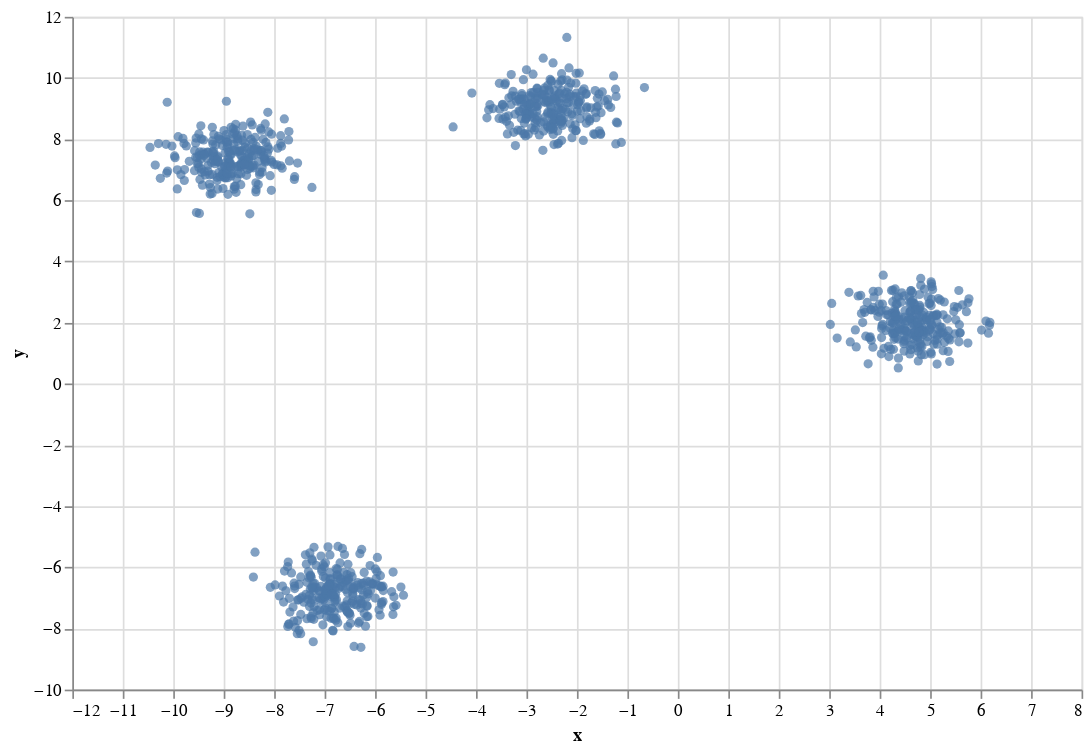

Notebook cell for this chart:
### Code cell
blobs = pd.DataFrame(X, columns=["x", "y"])
alt.Chart(blobs).mark_circle().encode(
    x="x",
    y="y"
).properties(
    width=600,
    height=400
)

### Figure 1 — Vega-Lite specification as saved in the notebook (floating-point values rounded to 4 significant figures; data arrays with more than 128 entries replaced by an {"elided": "..."} marker saying what was removed)
{"$schema": "https://vega.github.io/schema/vega-lite/v3.4.0.json", "config": {"background": "white", "mark": {"tooltip": null}, "view": {"height": 300, "width": 400}}, "data": {"name": "data-29f477281ec69ebe5fc965ccee7f7c0d"}, "datasets": {"data-29f477281ec69ebe5fc965ccee7f7c0d": {"elided": "1000 records"}}, "encoding": {"x": {"field": "x", "type": "quantitative"}, "y": {"field": "y", "type": "quantitative"}}, "height": 400, "mark": "circle", "width": 600}
